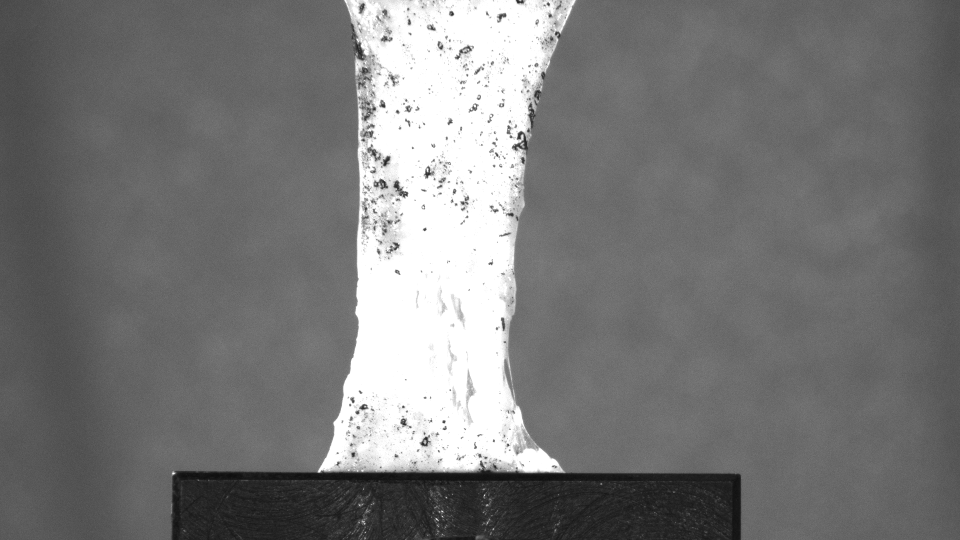
#> input picture périnée.tiff, 1920 x 1080 px (shown at 1/2 size)
$ python -i Code_pelvitrack.py   (imports and definitions only)   (older library calls are emulated)
#> lines starting #> are read from the running program, lines starting #| are printed output that depends on the picture
import numpy as np
import matplotlib.pyplot as plt
import cv2
import os
from scipy.signal import find_peaks
from sklearn.ensemble import GradientBoostingClassifier
from sklearn.metrics import accuracy_score, f1_score, classification_report, confusion_matrix

BASE = r"C:\Users\ethan\OneDrive\Documents\ecoles\2IA\mission r et d"

VIDEOS = [
    {"path": rf"{BASE}\C1MA.avi", "tear_start": 1340},
    {"path": rf"{BASE}\C1VA.avi", "tear_start": 1574},
    {"path": rf"{BASE}\C1VB.avi", "tear_start": 1607},
    {"path": rf"{BASE}\C2MA.avi", "tear_start": 393},
    {"path": rf"{BASE}\C3MA.avi", "tear_start": 972},
    {"path": rf"{BASE}\C3MB.avi", "tear_start": 1074},
    {"path": rf"{BASE}\C3MC.avi", "tear_start": 692},
    {"path": rf"{BASE}\C3MD.avi", "tear_start": 687},
    {"path": rf"{BASE}\C3SA.avi", "tear_start": 2031},
    {"path": rf"{BASE}\C3SB.avi", "tear_start": 2006},
    {"path": rf"{BASE}\C3VA.avi", "tear_start": 312},
    {"path": rf"{BASE}\C3VB.avi", "tear_start": 537},
    {"path": rf"{BASE}\C3VC.avi", "tear_start": 356},
]

FRAME_SKIP = 5
THRESHOLD  = 0.50
SMOOTH_WIN = 9
ROLL_WIN   = 15
CYCLE_HW   = 5

CACHE_DIR  = "cache_features_v6"
PROM_WIN   = 41
GRAPHS_DIR = "graph_finaux2"
# [2 lines not run here, left out]

ACTIVE_FEATURES = [
    "img1", "img2", "entropy",
    "frames_since_end", "cycle_period",
    "diff_mean", "delta_img2",
    "roll_std_img1", "roll_std_diff",
    "edge_mean", "edge_std", "laplacian_var",
    "optical_flow", "pos_rel",
    "zone_tl", "zone_tr", "zone_bl", "zone_br",
    "img1_prom", "img1_rise",
]


def normalize(sig):
    return (sig - sig.mean()) / (sig.std() + 1e-8)

def smooth(sig, w):
    return np.convolve(sig, np.ones(w) / w, mode="same")

# [9 lines left out: functions diff1, rolling_stats, not called in this run]

def rolling_min(sig, w):
    padded = np.pad(sig, (w - 1, 0), mode="edge")
    return np.lib.stride_tricks.sliding_window_view(padded, w).min(axis=1)


# [5 lines left out: function frame_entropy, not called in this run]

def edge_features(gray):
    mag = np.sqrt(cv2.Sobel(gray, cv2.CV_64F, 1, 0, ksize=3) ** 2 +
                  cv2.Sobel(gray, cv2.CV_64F, 0, 1, ksize=3) ** 2)
    return mag.mean(), mag.std(), cv2.Laplacian(gray, cv2.CV_64F).var()

# [153 lines left out: functions optical_flow_mag, detect_cycle_peaks, build_cycle_features, extract_features, detect_tear, train_weights, not called in this run]


all_data = []
# [11 lines not run here, left out]


accs, f1s, delays = [], [], []

# [94 lines not run here, left out]

>>> import cv2
>>> picture = cv2.imread('périnée.tiff', cv2.IMREAD_GRAYSCALE)
#> picture is the input picture: shape (1080, 1920); min 11, max 255, mean 120
>>> result = edge_features(picture)
#> in edge_features, `mag = np.sqrt(cv2.Sobel(gray, cv2.CV_64F, 1, 0, ksize=3) ** 2 + cv2.So..`:
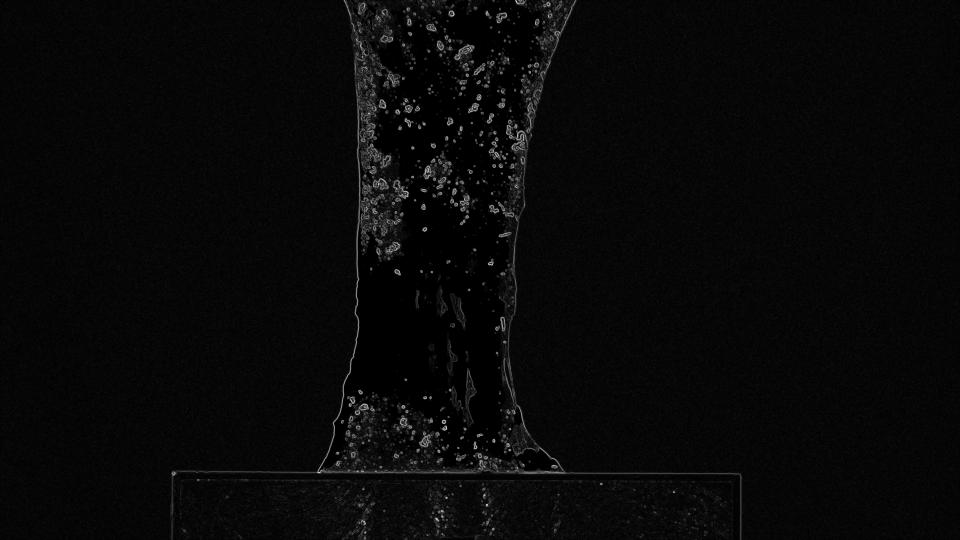
#> mag: shape (1080, 1920) float64 (shown at 1/2 size); min 0, max 797.6, mean 26.7; drawn with min black and max white
#> result = (26.68, 44.29, 481.6)
